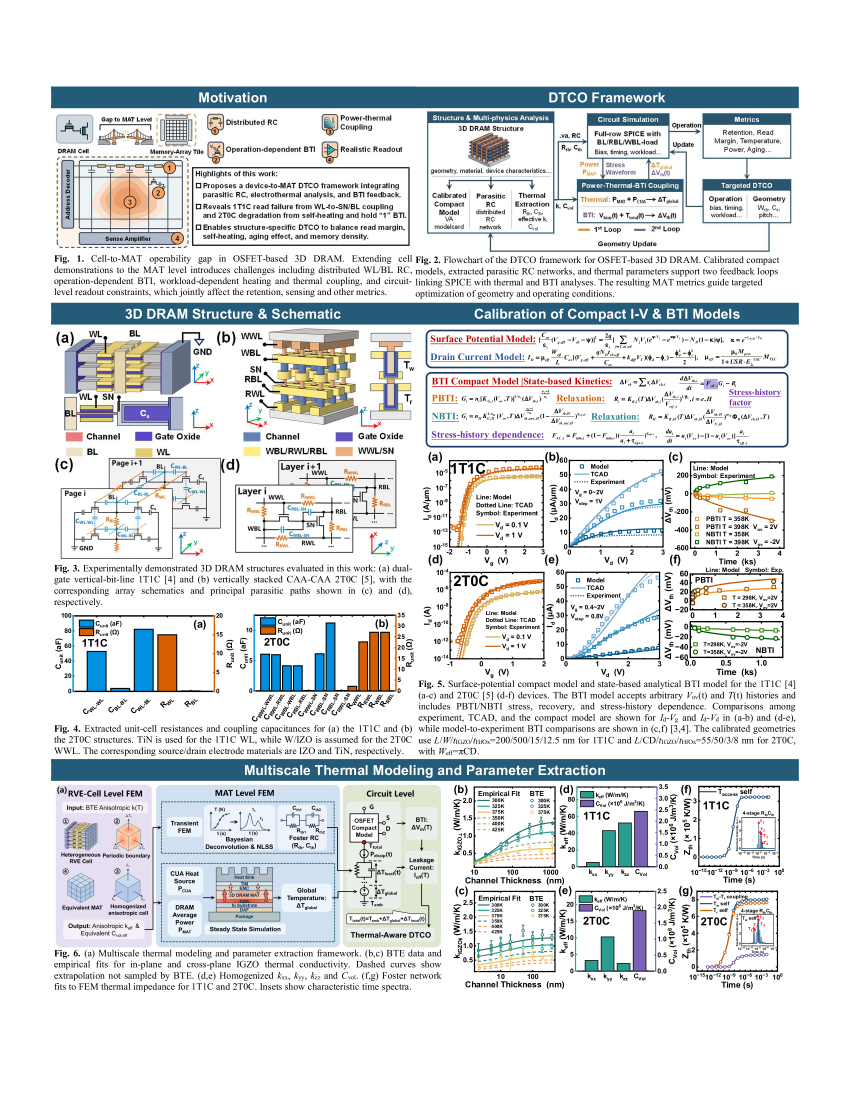
#> input picture experiments/spice_2t0c_v1/data/page3-3.png, 2550 x 3300 px, found by its file name (shown at 1/3 size)
$ python _find_fig5.py
#> lines starting #> are read from the running program, lines starting #| are printed output that depends on the picture; after the words box and inside, x2 and y2 are one past the last pixel; in counts of white or black regions, pixels touching at a corner belong together
"""Find the precise bounding box of Fig 5(d) and Fig 5(e) in the full page."""
from PIL import Image
import numpy as np
import os
p3 = r'E:\BaiduSyncdisk\study\PAPER\DAC 2026\MATspice\experiments\spice_2t0c_v1\data\page3-3.png'
out = r'E:\BaiduSyncdisk\study\PAPER\DAC 2026\MATspice\experiments\spice_2t0c_v1\data'
im = Image.open(p3).convert('RGB')
#> im is the input picture: PIL image 2550x3300 RGB; mean R, G, B 220.3, 223.6, 225.2
W, H = im.size
#> W = 2550; H = 3300
arr = np.array(im)
print('image', arr.shape)
#| image (3300, 2550, 3)

# Right column on IEDM 2-col paper. Page is 8.5" x 11" = 2550 x 3300 at 300 DPI.
# Right column starts around x ~ 1330 (with 60-70 px margin from gutter at x=1280).
# Let's find dark pixels in the right column to localize the figure frames.
gray = arr.mean(axis=2)
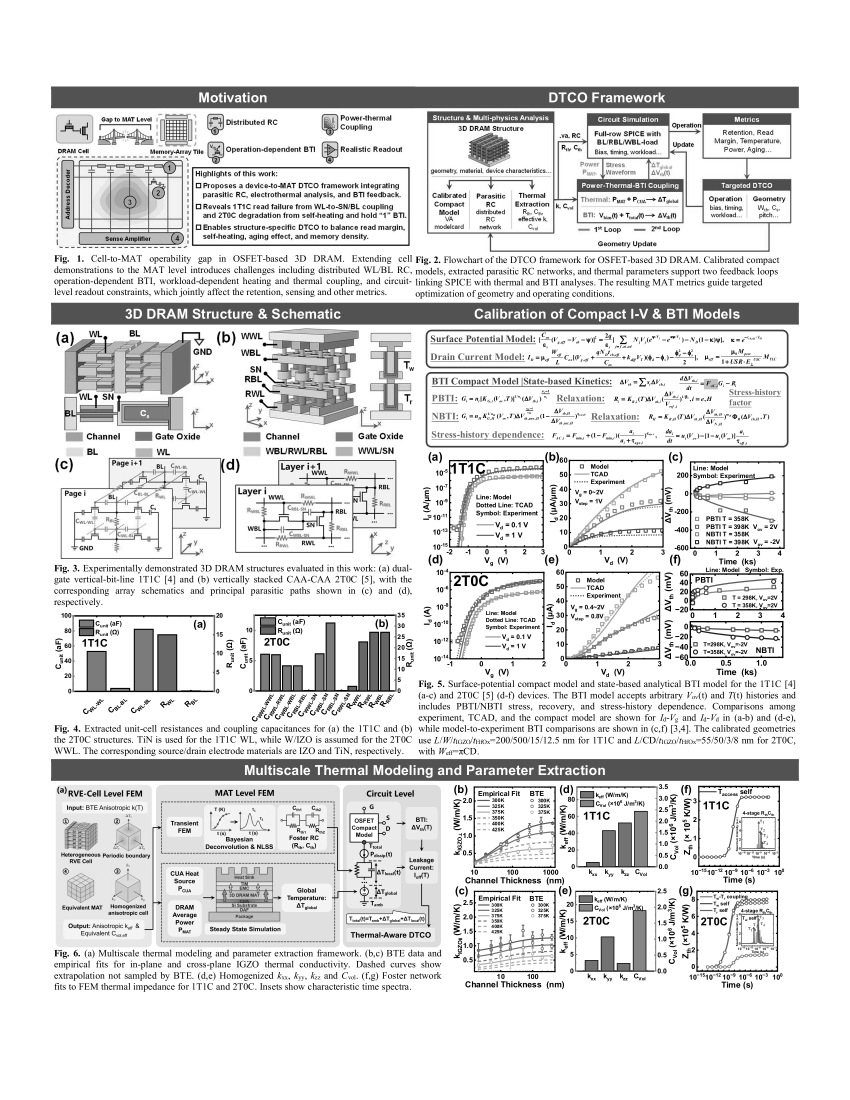
#> gray: shape (3300, 2550) float64 (shown at 1/3 size); min 0, max 255, mean 223
# Look for very dark pixels (axes/ticks/text)
dark = gray < 80
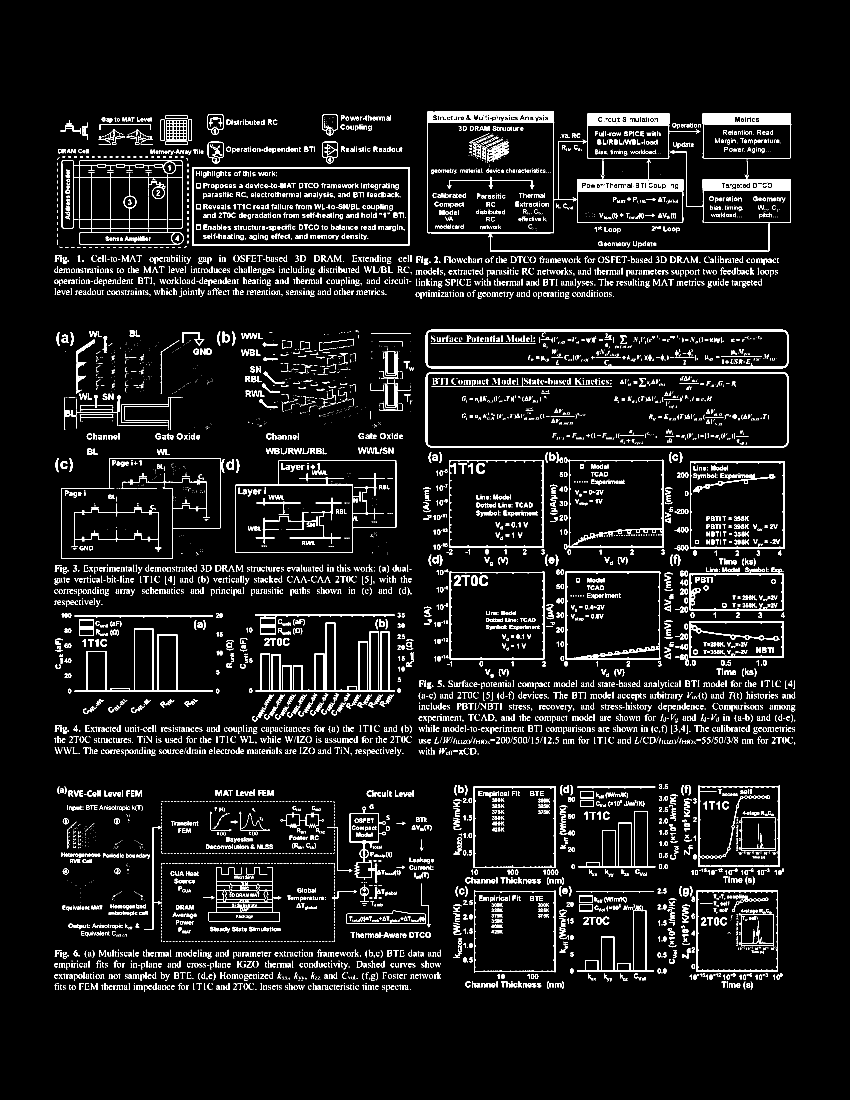
#> dark: shape (3300, 2550) bool (shown at 1/3 size); 5.7% white; 9836 white regions (4556 under 20 px), largest, box (x1, y1, x2, y2) and area: (1282, 335, 2370, 755) 21383, (1277, 989, 2365, 1105) 11654, (1277, 1116, 2365, 1342) 11608
# restrict to right column
right = dark[:, 1300:2500]
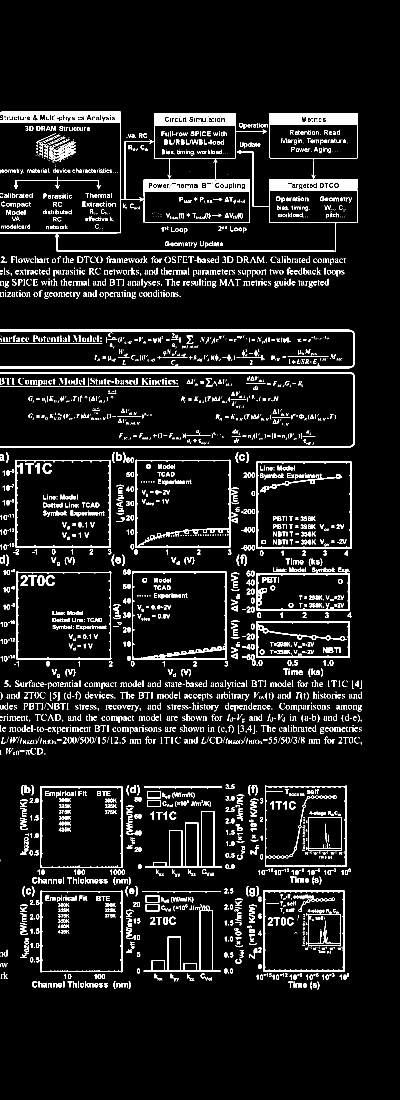
#> right: shape (3300, 1200) bool (shown at 1/3 size); 6.6% white; 4617 white regions (2102 under 20 px), largest, box (x1, y1, x2, y2) and area: (0, 335, 1070, 755) 20214, (0, 989, 1065, 1105) 10998, (0, 1116, 1065, 1342) 10400
# per-row sum
row_sums = right.sum(axis=1)
#> row_sums = 3300 values, max 1060 at index 1120, min 0 at index 0, mean 79.79
# show structure
import sys
for y in range(0, H, 50):
    bar = '#' * min(60, int(row_sums[y]/200))
    print(f'{y:4d} {row_sums[y]:6d} {bar}')
#> this loop made 66 passes
#> bar on passes 1 to 12: '', '', '', '', '', '', '', '##', '', '', '', '#'
#|    0      0
#|   50      0
#|  100      0
#|  150      0
#|  200      0
#|  250      0
#|  300      0
#|  350    475 ##
#> (further printed lines are left out)

$ run again, with experiments/spice_2t0c_v1/data/_p3_band0.png copied over experiments/spice_2t0c_v1/data/page3-3.png
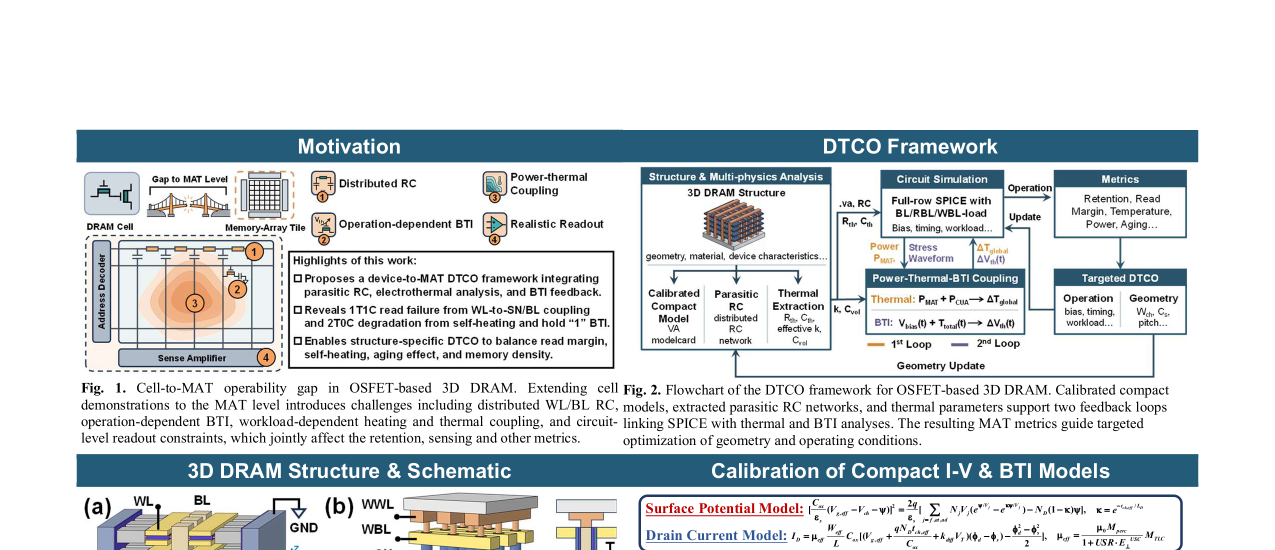
#> input picture experiments/spice_2t0c_v1/data/_p3_band0.png, 2550 x 1100 px, found by its file name (shown at 1/2 size)
#> im is the input picture: PIL image 2550x1100 RGB; mean R, G, B 213.2, 218.7, 221.3
#| image (1100, 2550, 3)
#> `dark = gray < 80`:
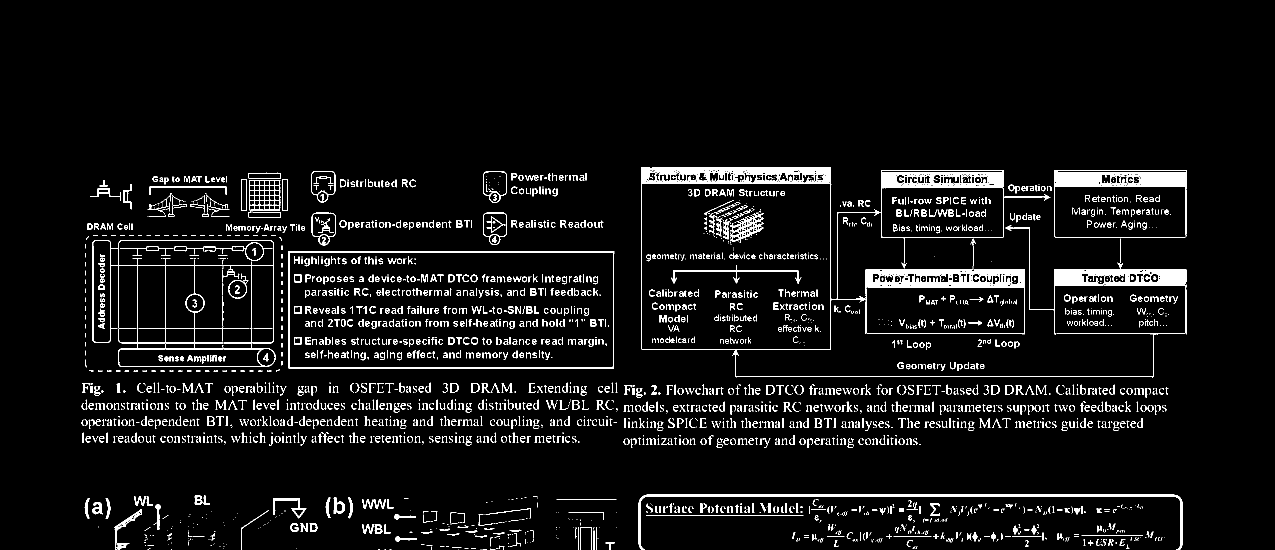
#> dark: shape (1100, 2550) bool (shown at 1/2 size); 5.4% white; 3139 white regions (1409 under 20 px), largest, box (x1, y1, x2, y2) and area: (1282, 335, 2370, 755) 21383, (2108, 340, 2374, 477) 7875, (2108, 526, 2373, 669) 6527
#> `right = dark[:, 1300:2500]`:
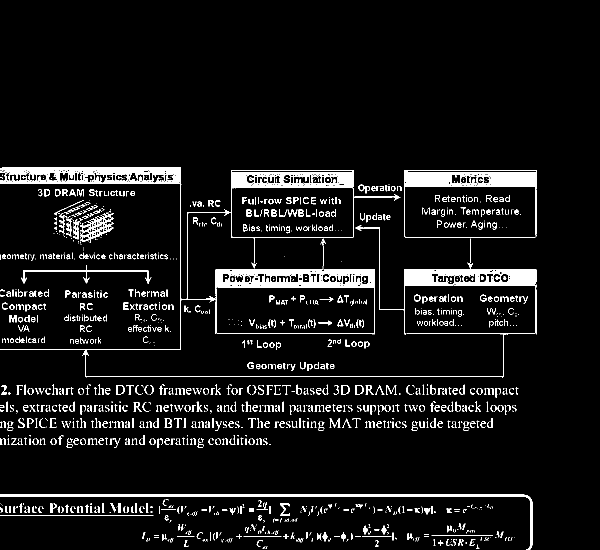
#> right: shape (1100, 1200) bool (shown at 1/2 size); 6.5% white; 1577 white regions (815 under 20 px), largest, box (x1, y1, x2, y2) and area: (0, 335, 1070, 755) 20214, (808, 340, 1074, 477) 7875, (808, 526, 1073, 669) 6527
#> row_sums = 1100 values, max 1059 at index 993, min 0 at index 0, mean 77.63
#> the loop `for y in range(0, H, 50):` made 22 passes
#> bar on passes 1 to 8: '', '', '', '', '', '', '', '##'
#> (printed output is left out)

$ run again, with experiments/spice_2t0c_v1/data/_p3_band1.png copied over experiments/spice_2t0c_v1/data/page3-3.png
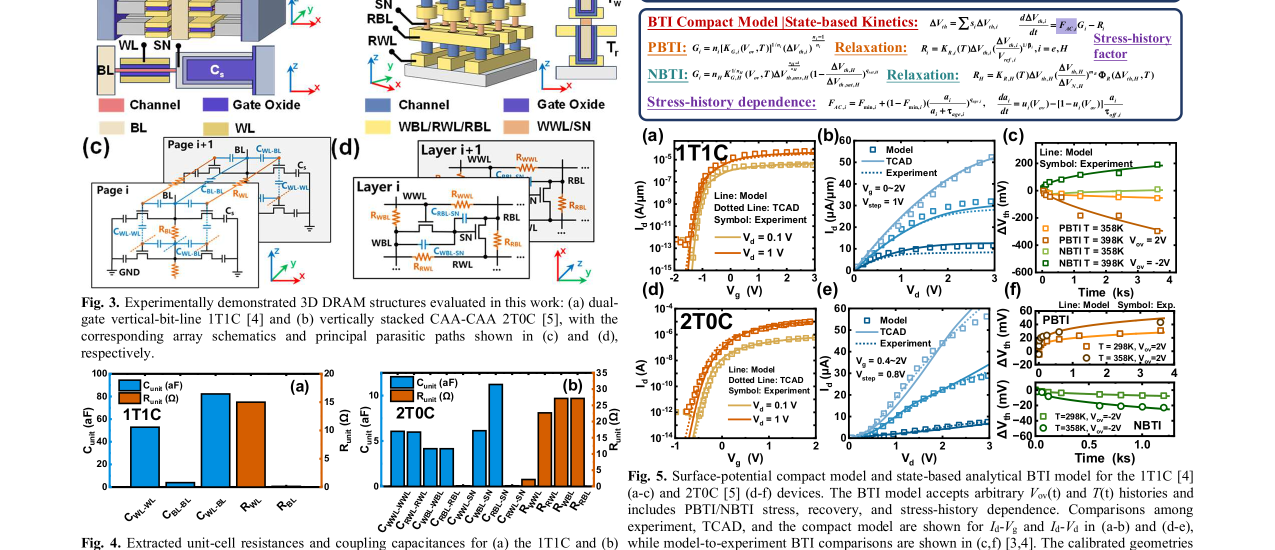
#> input picture experiments/spice_2t0c_v1/data/_p3_band1.png, 2550 x 1100 px, found by its file name (shown at 1/2 size)
#> im is the input picture: PIL image 2550x1100 RGB; mean R, G, B 225.2, 225.2, 224.7
#| image (1100, 2550, 3)
#> `dark = gray < 80`:
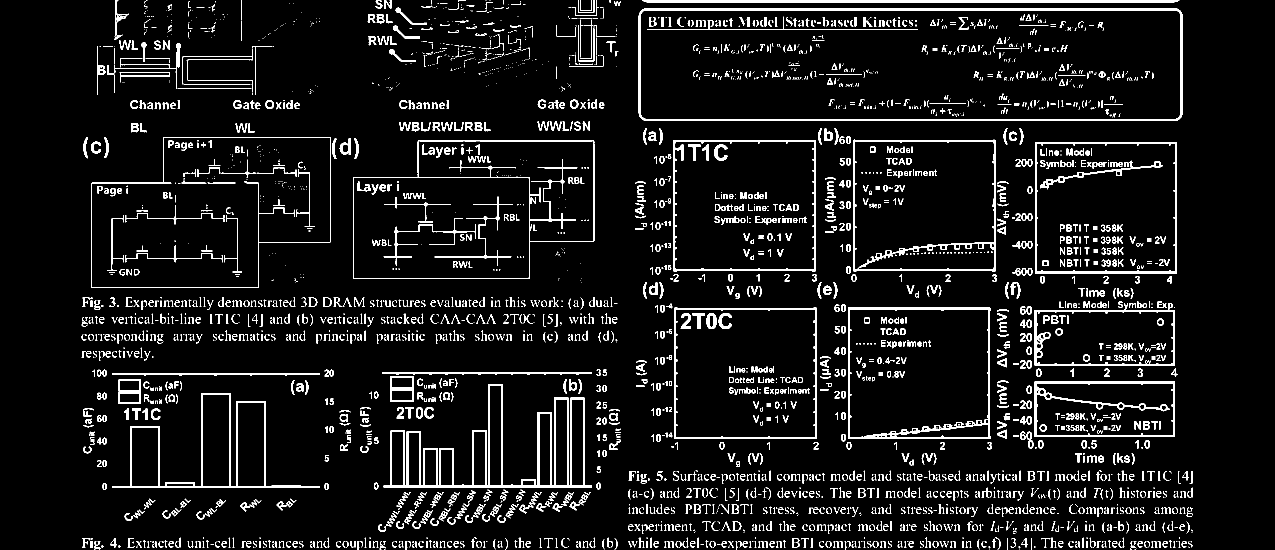
#> dark: shape (1100, 2550) bool (shown at 1/2 size); 7.2% white; 3634 white regions (1710 under 20 px), largest, box (x1, y1, x2, y2) and area: (1277, 16, 2365, 242) 11608, (767, 768, 1184, 975) 10204, (224, 786, 639, 976) 5591
#> `right = dark[:, 1300:2500]`:
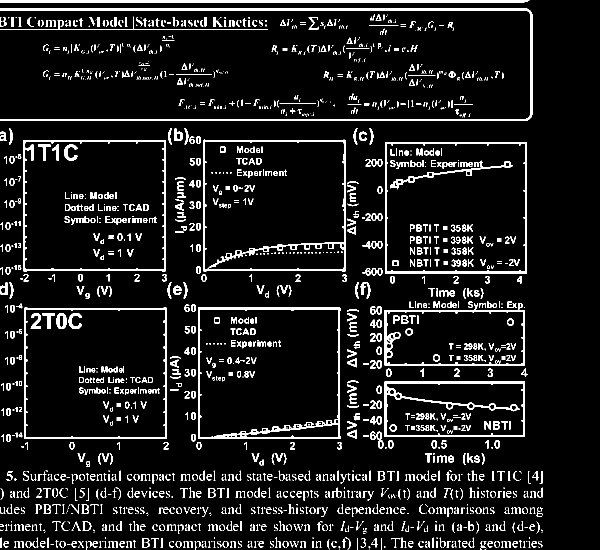
#> right: shape (1100, 1200) bool (shown at 1/2 size); 8.6% white; 1981 white regions (859 under 20 px), largest, box (x1, y1, x2, y2) and area: (0, 16, 1065, 242) 10400, (0, 0, 1059, 5) 5275, (396, 615, 681, 878) 5144
#> row_sums = 1100 values, max 1060 at index 20, min 0 at index 5, mean 103
#> the loop `for y in range(0, H, 50):` made 22 passes
#> bar on passes 1 to 8: '#####', '#', '', '', '', '', '', ''
#> (printed output is left out)

$ run again, with experiments/spice_2t0c_v1/data/_p3_band2.png copied over experiments/spice_2t0c_v1/data/page3-3.png
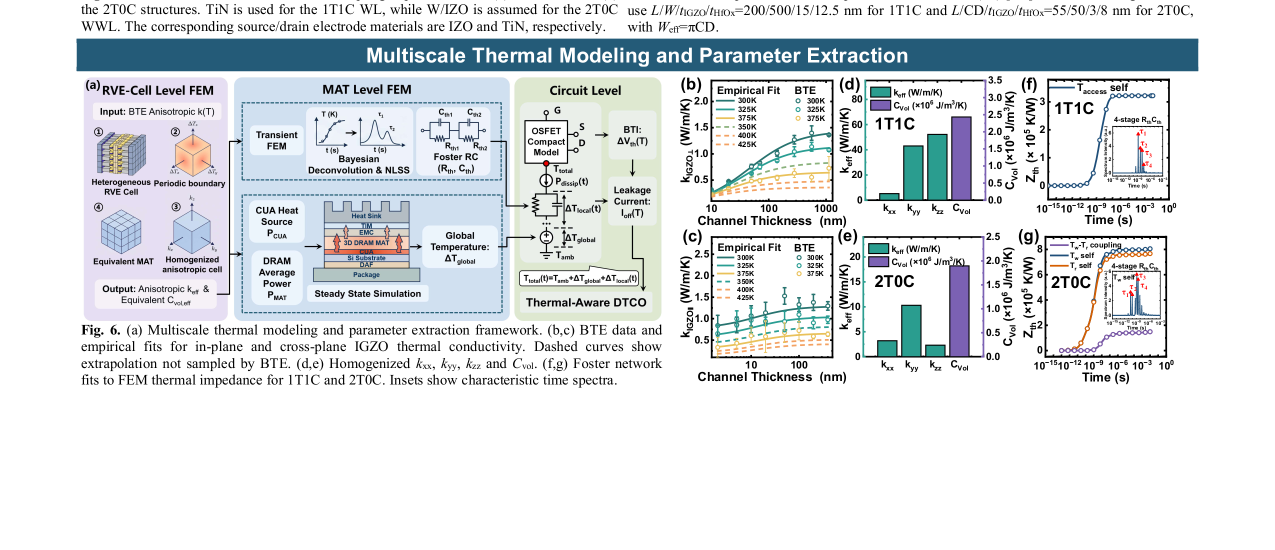
#> input picture experiments/spice_2t0c_v1/data/_p3_band2.png, 2550 x 1100 px, found by its file name (shown at 1/2 size)
#> im is the input picture: PIL image 2550x1100 RGB; mean R, G, B 222.5, 226.8, 229.7
#| image (1100, 2550, 3)
#> `dark = gray < 80`:
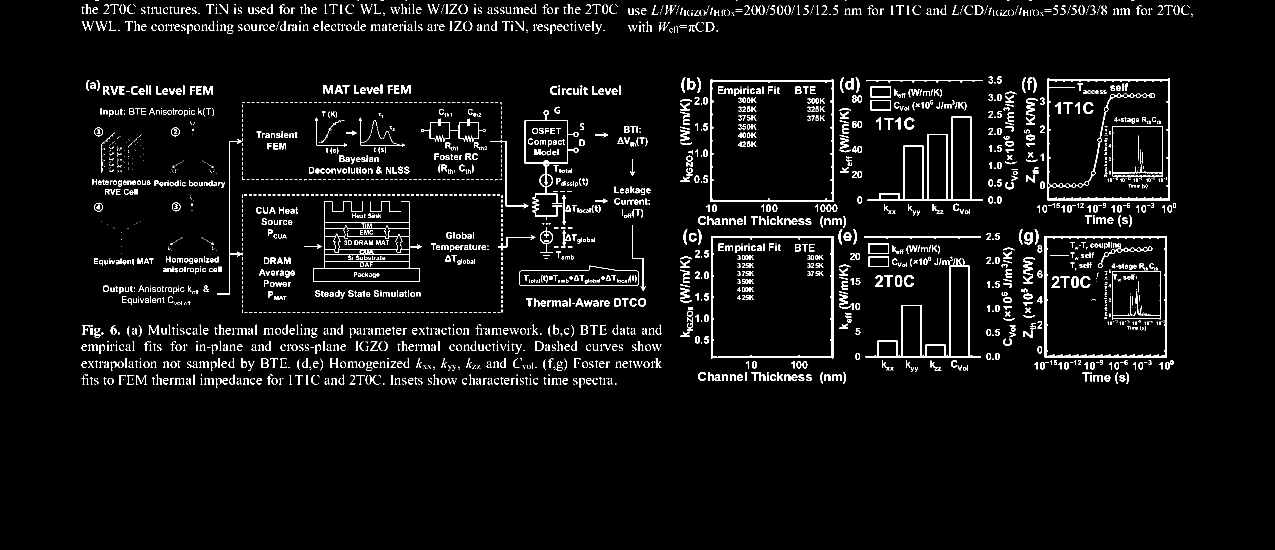
#> dark: shape (1100, 2550) bool (shown at 1/2 size); 4.4% white in thin lines or dots, all inside (x1, y1, x2, y2) = (163, 0, 2386, 775)
#> `right = dark[:, 1300:2500]`:
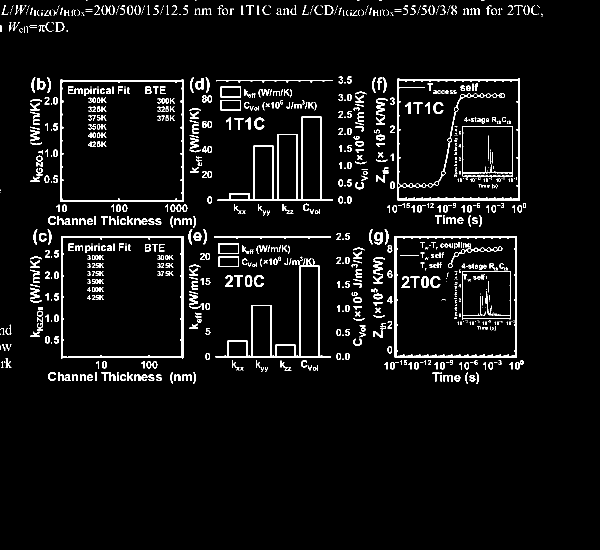
#> right: shape (1100, 1200) bool (shown at 1/2 size); 4.9% white; 1066 white regions (434 under 20 px), largest, box (x1, y1, x2, y2) and area: (795, 157, 1040, 401) 4700, (789, 472, 1034, 716) 3793, (122, 472, 367, 717) 3331
#> row_sums = 1100 values, max 782 at index 474, min 0 at index 1, mean 58.71
#> the loop `for y in range(0, H, 50):` made 22 passes
#> bar on passes 1 to 8: '', '', '', '', '', '', '', ''
#> (printed output is left out)
